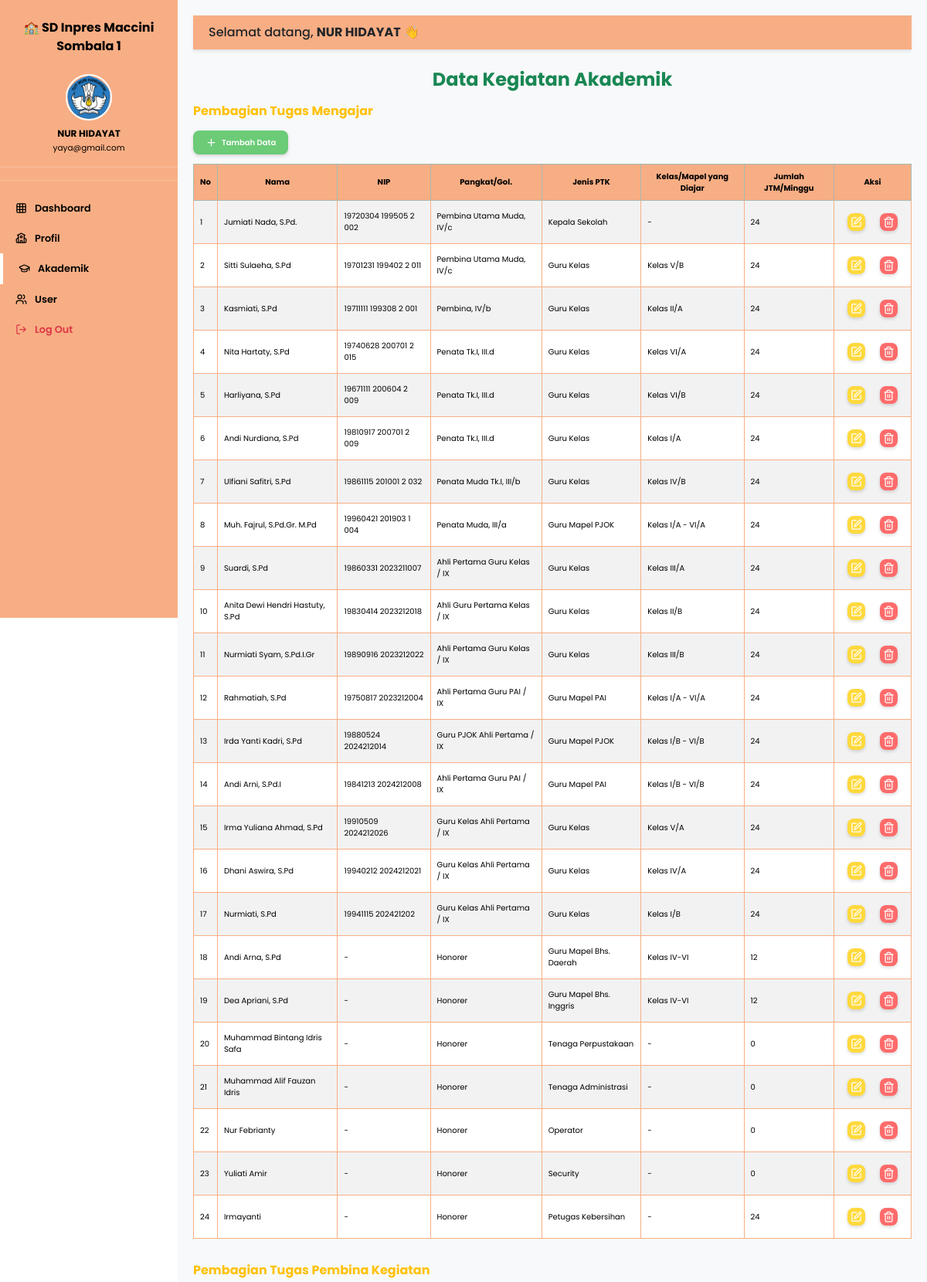
The page /backend/dashboard/dashboard_kegiatan_akademik.php (signed in, upper part) on the database its author committed.
### tables this page shows
CREATE TABLE `mengajar` (
  `id` int(11) NOT NULL,
  `guru_id` int(11) NOT NULL,
  `jenis_ptk` varchar(100) DEFAULT NULL,
  `kelas_mapel` varchar(100) DEFAULT NULL,
  `jtm_per_minggu` int(11) DEFAULT NULL
);

CREATE TABLE `guru` (
  `id` int(11) NOT NULL,
  `nama` varchar(100) NOT NULL,
  `nip` varchar(50) DEFAULT NULL,
  `pangkat_gol` varchar(100) DEFAULT NULL
);

### backend/dashboard/dashboard_kegiatan_akademik.php (the view, shortened to what this page needs)
<?php
include '../../koneksi.php';
$nama = $_SESSION['nama'];
$email = $_SESSION['email'];
$query_mengajar = "SELECT
    mengajar.*,
    guru.nama, guru.nip, guru.pangkat_gol
FROM mengajar
JOIN guru ON mengajar.guru_id = guru.id";
$result_mengajar = mysqli_query($koneksi, $query_mengajar);
?>
<!DOCTYPE html>
<html lang="id">
<head>
    <link rel="stylesheet" href="../../bootstrap/dist/css/bootstrap.min.css" />
    <link rel="stylesheet" href="../../frontend/style.css" />
</head>
<body class="db">
    <nav class="sidebar" id="sidebarMenu">
        <div class="brand">🏫 SD Inpres Maccini<br>Sombala 1</div>
        <div class="user-info">
            <div class="user-info">
                <img src="../img/main/icon.png" alt="">
                <div><strong><?= htmlspecialchars($nama) ?></strong></div>
                <small><?= htmlspecialchars($email) ?></small>
            </div>
        </div>
        <ul class="nav flex-column mt-3">
            <li><a class="nav-link " href="dashboard.php"><i data-lucide="grid"></i> Dashboard</a></li>
            <li><a class="nav-link" href="dashboard_profil.php"><i data-lucide="school"></i> Profil</a></li>
            <li><a class="nav-link active" href="dashboard_akademik.php"><i data-lucide="graduation-cap"></i> Akademik</a></li>
            <li><a class="nav-link" href="dashboard_user.php"><i data-lucide="users"></i> User</a></li>
            <li><a class="nav-link text-danger btn-logout" href="../../index.php"><i data-lucide="log-out"></i> Log Out</a></li>
        </ul>
    </nav>
    <main id="mainContent">
        <div class="topbar shadow-sm">
            <div class="welcome-text">Selamat datang, <strong><?= htmlspecialchars($nama) ?></strong> 👋</div>
        </div>
        <div class="content mt-4">
            <div class="mb-4">
                <h4 class="fw-bold mb-3 text-success">Data Kegiatan Akademik</h4>
                <div class="pembagian-tugas-mengajar">
                    <h6 class="fw-bold mb-3 text-success text-warning">Pembagian Tugas Mengajar</h6>
                    <div style="display: flex; justify-content: flex-start; margin-bottom: 12px;">
                        <a href="../crud/tambah.php?file=kegiatan_akademik&tabel=mengajar" class="btn-db btn-add">
                            <i data-lucide="plus"></i> Tambah Data
                        </a>
                    </div>
                    <div class="table-responsive">
                        <table class="table table-bordered table-striped align-middle">
                            <thead class="table-success text-center">
                                <tr>
                                    <th width="30px">No</th>
                                    <th>Nama</th>
                                    <th>NIP</th>
                                    <th>Pangkat/Gol.</th>
                                    <th>Jenis PTK</th>
                                    <th>Kelas/Mapel yang Diajar</th>
                                    <th>Jumlah JTM/Minggu</th>
                                    <th width="100px">Aksi</th>
                                </tr>
                            </thead>
                            <tbody>
                                <?php
                                $no = 1;
                                while ($data_mengajar = mysqli_fetch_assoc($result_mengajar)) : ?>
                                    <tr>
                                        <td><?= $no++; ?></td>
                                        <td><?= $data_mengajar['nama']; ?></td>
                                        <td><?= $data_mengajar['nip']; ?></td>
                                        <td><?= $data_mengajar['pangkat_gol']; ?></td>
                                        <td><?= $data_mengajar['jenis_ptk']; ?></td>
                                        <td><?= $data_mengajar['kelas_mapel']; ?></td>
                                        <td><?= $data_mengajar['jtm_per_minggu']; ?></td>
                                        <td class="text-center">
                                            <a href="../crud/edit.php?file=kegiatan_akademik&tabel=mengajar&id=<?= $data_mengajar['id']; ?>" class="btn-db btn-edit mx-2 my-2"><i data-lucide="square-pen"></i></a>
                                            <a href="../crud/hapus.php?tabel=mengajar&id=<?= $data_mengajar['id']; ?>"
                                                class="btn-db btn-del mx-2 my-2"><i data-lucide="trash"></i></a>
                                        </td>
                                    </tr>
                                <?php endwhile; ?>
                            </tbody>
                        </table>
                    </div>
                </div>
                <br>
                <div class="pembagian-tugas-pembina-kegiatan">
                    <h6 class="fw-bold mb-3 text-success text-warning">Pembagian Tugas Pembina Kegiatan</h6>
                </div>
            </div>
        </div>
    </main>
</body>
</html>

### frontend/style.css (style rules this page uses)
:root { --green: #446b42; --orange: #f8ae84; --yellow: #fffccf; --white-rgba: rgba(255, 255, 255, 0.15); }
* { font-family: "Poppins", sans-serif; }
.db { font-size: 10px; }
.content { flex: 1; }
#mainContent { min-height: 100vh; display: flex; flex-direction: column; background: #f8f9fa; }
a { text-decoration: none; }
table { background-color: white; border: 1px solid #f8ae84 !important; }
th { background-color: #f8ae84 !important; color: black !important; vertical-align: middle !important; }
tr:nth-child(even) { background-color: #f8ae84 !important; }
h2, h4 { color: var(--green); font-weight: 700; text-align: center; margin-bottom: 25px; }
.sidebar { height: 100vh; width: 230px; position: fixed; top: 0; left: 0; background: var(--orange); color: black; transition: all 0.3s ease; z-index: 2000; }
.sidebar .brand { font-weight: 700; font-size: 1rem; text-align: center; padding: 1.5rem 1rem 0.5rem; }
.sidebar .user-info { text-align: center; padding: 0.5rem 0 1rem; border-bottom: 1px solid rgba(255, 255, 255, 0.2); font-size: 12px; }
.sidebar .user-info div { font-size: 12px; }
.sidebar .user-info img { width: 60px; height: 60px; border-radius: 50%; margin-bottom: 8px; border: 2px solid #fff; }
.sidebar .nav-link { color: black; font-size: 0.8rem; padding: 10px 20px; display: flex; align-items: center; gap: 10px; transition: all 0.2s; font-weight: 600; }
.sidebar .nav-link.active { border-left: 4px solid white; }
#mainContent { margin-left: 230px; padding: 20px; transition: all 0.3s ease; }
.topbar { display: flex; justify-content: space-between; align-items: center; background-color: white; padding: 10px 20px; border-bottom: 1px solid #dee2e6; position: sticky; top: 0; z-index: 1000; background: var(--orange); }
.welcome-text { font-weight: 500; font-size: 1rem; }
.lucide { width: 15px !important; height: 15px !important; }
.btn-db { border-radius: 8px; font-weight: 600; display: inline-flex; align-items: center; gap: 6px; box-shadow: 0 2px 4px rgba(0, 0, 0, 0.15); transition: 0.2s; color: white; }
.btn-edit { background: #ffd93d; padding: 4px; }
.btn-del { background: #ff6b6b; padding: 4px; }
.btn-add { background-color: #6bcb77; padding: 8px 16px; }

### rows shown on the page
mengajar: guru.nama "Jumiati Nada, S.Pd.", guru.nip "19720304 199505 2 002", guru.pangkat_gol "Pembina Utama Muda, IV/c", jenis_ptk "Kepala Sekolah", kelas_mapel "-", jtm_per_minggu "24"
mengajar: guru.nama "Sitti Sulaeha, S.Pd", guru.nip "19701231 199402 2 011", guru.pangkat_gol "Pembina Utama Muda, IV/c", jenis_ptk "Guru Kelas", kelas_mapel "Kelas V/B", jtm_per_minggu "24"
mengajar: guru.nama "Kasmiati, S.Pd", guru.nip "19711111 199308 2 001", guru.pangkat_gol "Pembina, IV/b", jenis_ptk "Guru Kelas", kelas_mapel "Kelas II/A", jtm_per_minggu "24"
mengajar: guru.nama "Nita Hartaty, S.Pd", guru.nip "19740628 200701 2 015", guru.pangkat_gol "Penata Tk.I, III.d", jenis_ptk "Guru Kelas", kelas_mapel "Kelas VI/A", jtm_per_minggu "24"
mengajar: guru.nama "Harliyana, S.Pd", guru.nip "19671111 200604 2 009", guru.pangkat_gol "Penata Tk.I, III.d", jenis_ptk "Guru Kelas", kelas_mapel "Kelas VI/B", jtm_per_minggu "24"
mengajar: guru.nama "Andi Nurdiana, S.Pd", guru.nip "19810917 200701 2 009", guru.pangkat_gol "Penata Tk.I, III.d", jenis_ptk "Guru Kelas", kelas_mapel "Kelas I/A", jtm_per_minggu "24"
mengajar: guru.nama "Ulfiani Safitri, S.Pd", guru.nip "19861115 201001 2 032", guru.pangkat_gol "Penata Muda Tk.I, III/b", jenis_ptk "Guru Kelas", kelas_mapel "Kelas IV/B", jtm_per_minggu "24"
mengajar: guru.nama "Muh. Fajrul, S.Pd.Gr. M.Pd", guru.nip "19960421 201903 1 004", guru.pangkat_gol "Penata Muda, III/a", jenis_ptk "Guru Mapel PJOK", kelas_mapel "Kelas I/A - VI/A", jtm_per_minggu "24"
mengajar: guru.nama "Suardi, S.Pd", guru.nip "19860331 2023211007", guru.pangkat_gol "Ahli Pertama Guru Kelas / IX", jenis_ptk "Guru Kelas", kelas_mapel "Kelas III/A", jtm_per_minggu "24"
mengajar: guru.nama "Anita Dewi Hendri Hastuty, S.Pd", guru.nip "19830414 2023212018", guru.pangkat_gol "Ahli Guru Pertama Kelas / IX", jenis_ptk "Guru Kelas", kelas_mapel "Kelas II/B", jtm_per_minggu "24"
mengajar: guru.nama "Nurmiati Syam, S.Pd.I.Gr", guru.nip "19890916 2023212022", guru.pangkat_gol "Ahli Pertama Guru Kelas / IX", jenis_ptk "Guru Kelas", kelas_mapel "Kelas III/B", jtm_per_minggu "24"
mengajar: guru.nama "Rahmatiah, S.Pd", guru.nip "19750817 2023212004", guru.pangkat_gol "Ahli Pertama Guru PAI / IX", jenis_ptk "Guru Mapel PAI", kelas_mapel "Kelas I/A - VI/A", jtm_per_minggu "24"
mengajar: guru.nama "Irda Yanti Kadri, S.Pd", guru.nip "19880524 2024212014", guru.pangkat_gol "Guru PJOK Ahli Pertama / IX", jenis_ptk "Guru Mapel PJOK", kelas_mapel "Kelas I/B - VI/B", jtm_per_minggu "24"
mengajar: guru.nama "Andi Arni, S.Pd.I", guru.nip "19841213 2024212008", guru.pangkat_gol "Ahli Pertama Guru PAI / IX", jenis_ptk "Guru Mapel PAI", kelas_mapel "Kelas I/B - VI/B", jtm_per_minggu "24"
mengajar: guru.nama "Irma Yuliana Ahmad, S.Pd", guru.nip "19910509 2024212026", guru.pangkat_gol "Guru Kelas Ahli Pertama / IX", jenis_ptk "Guru Kelas", kelas_mapel "Kelas V/A", jtm_per_minggu "24"
mengajar: guru.nama "Dhani Aswira, S.Pd", guru.nip "19940212 2024212021", guru.pangkat_gol "Guru Kelas Ahli Pertama / IX", jenis_ptk "Guru Kelas", kelas_mapel "Kelas IV/A", jtm_per_minggu "24"
mengajar: guru.nama "Nurmiati, S.Pd", guru.nip "19941115 202421202", guru.pangkat_gol "Guru Kelas Ahli Pertama / IX", jenis_ptk "Guru Kelas", kelas_mapel "Kelas I/B", jtm_per_minggu "24"
mengajar: guru.nama "Andi Arna, S.Pd", guru.nip "-", guru.pangkat_gol "Honorer", jenis_ptk "Guru Mapel Bhs. Daerah", kelas_mapel "Kelas IV-VI", jtm_per_minggu "12"
mengajar: guru.nama "Dea Apriani, S.Pd", guru.nip "-", guru.pangkat_gol "Honorer", jenis_ptk "Guru Mapel Bhs. Inggris", kelas_mapel "Kelas IV-VI", jtm_per_minggu "12"
mengajar: guru.nama "Muhammad Bintang Idris Safa", guru.nip "-", guru.pangkat_gol "Honorer", jenis_ptk "Tenaga Perpustakaan", kelas_mapel "-", jtm_per_minggu "0"
mengajar: guru.nama "Muhammad Alif Fauzan Idris", guru.nip "-", guru.pangkat_gol "Honorer", jenis_ptk "Tenaga Administrasi", kelas_mapel "-", jtm_per_minggu "0"
mengajar: guru.nama "Nur Febrianty", guru.nip "-", guru.pangkat_gol "Honorer", jenis_ptk "Operator", kelas_mapel "-", jtm_per_minggu "0"
mengajar: guru.nama "Yuliati Amir", guru.nip "-", guru.pangkat_gol "Honorer", jenis_ptk "Security", kelas_mapel "-", jtm_per_minggu "0"
mengajar: guru.nama "Irmayanti", guru.nip "-", guru.pangkat_gol "Honorer", jenis_ptk "Petugas Kebersihan", kelas_mapel "-", jtm_per_minggu "24"

### other values the page prints
$nama "NUR HIDAYAT"
$email "yaya@gmail.com"
